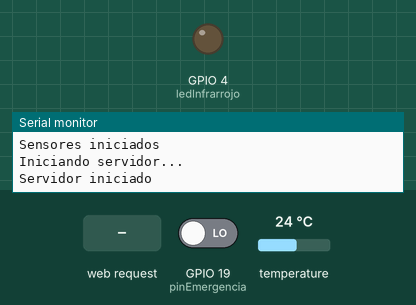
Recording of a sketch running on a simulated ESP32. On the bench: output pins drawn as LEDs (lit = HIGH), the last lines printed to the serial monitor. The test bench sets the inputs (shaded band); at power-on: temperature 24 °C, GPIO 19 (pinEmergencia) LOW.

Above: at 2.0 s.
2.1 s: HTTP request GET /tratamiento1 received
At 2.8 s:
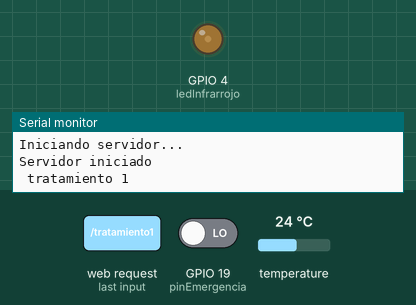
3.8 s: HTTP request GET /tratamiento3 received
At 5.0 s:
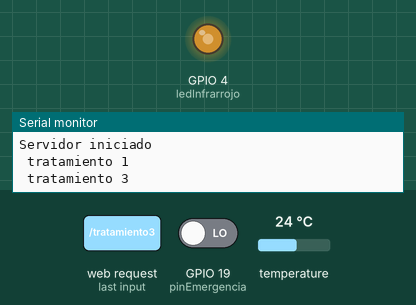
5.4 s: HTTP request GET /tratamiento2 received
At 6.0 s:
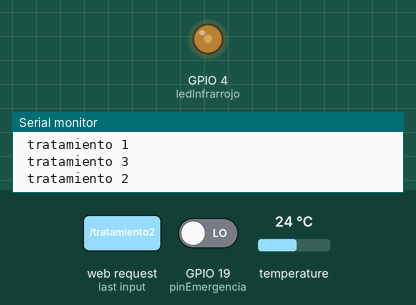
6.9 s: HTTP request GET /tratamiento4 received
At 8.1 s:
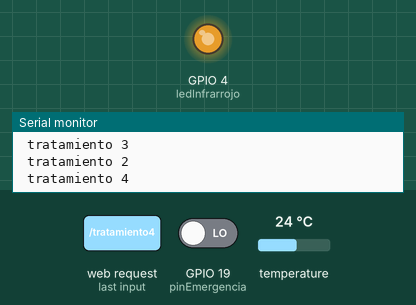
8.4 s: temperature set to 29.7 °C
9.9 s: temperature set to 30.8 °C
At 11.4 s:
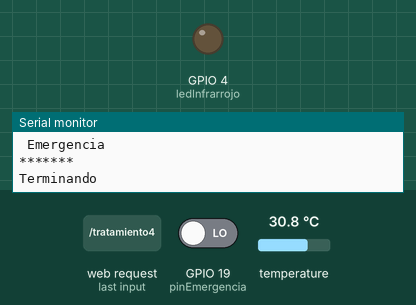
Timing chart, 0 to 12.5 s (numbered marks = the images above; inputs shaded):
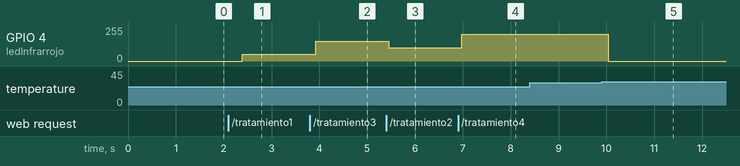

Measured:
- the behaviour switches between 30 and 30.1 °C on temperature (found by bisection; images 4 and 5)
- after the input at 2.1 s, GPIO 4 (ledInfrarrojo): 0/255 → 50/255 after 0.29 s
- after the input at 3.8 s, GPIO 4 (ledInfrarrojo): 50/255 → 150/255 after 0.12 s
- after the input at 5.4 s, GPIO 4 (ledInfrarrojo): 150/255 → 100/255 after 0.05 s
- after the input at 6.9 s, GPIO 4 (ledInfrarrojo): 100/255 → 200/255 after 0.08 s
- after the input at 8.4 s, every drawn part: stays the same
- after the input at 9.9 s, GPIO 4 (ledInfrarrojo): 200/255 → 0/255 after 0.14 s

The sketch:

AP.ino
```cpp
#include <WiFi.h>
#include <WebServer.h>
#include <OneWire.h>
#include <DallasTemperature.h>

#include <HTTPClient.h>
#include <ArduinoJson.h>

#include "index.h"
#include "variables.h"

void setup() {
  Serial.begin(115200);

  iniciarSensores();

  iniciarServidor();
}

void loop() {
  sensors.requestTemperatures();
  temperatura = sensors.getTempCByIndex(0);
  //Serial.println(temperatura);
  if(temperatura > 30 || digitalRead(pinEmergencia) == HIGH){
    //Serial.println("Temperatura alta");
    Serial.println("*******\n Emergencia \n*******");
    terminarTratamiento();
  }

  server.handleClient();
}

void iniciarSensores() {
  Serial.println("\nIniciando sensores...");
  /*
  pinMode(led1, OUTPUT);
  pinMode(led2, OUTPUT);
  pinMode(led3, OUTPUT);
  pinMode(led4, OUTPUT);
  pinMode(led5, OUTPUT);
  */

  pinMode(ledInfrarrojo, OUTPUT);
  pinMode(pinEmergencia, INPUT);
  sensors.requestTemperatures();
  temperatura = sensors.getTempCByIndex(0);

  Serial.println("Sensores iniciados");
}

void iniciarServidor() {
  Serial.println("\nIniciando servidor...");

  WiFi.softAP(ssid, password);
  WiFi.softAPConfig(local_ip, gateway, subnet);
  delay(100);

  server.on("/", handle_OnConnect);
  server.on("/tratamiento1", tratamiento1);
  server.on("/tratamiento2", tratamiento2);
  server.on("/tratamiento3", tratamiento3);
  server.on("/tratamiento4", tratamiento4);
  server.on("/tratamiento5", tratamiento5);
  server.on("/slider", slider);
  server.on("/updateSensors", updateSensors);
  server.on("/terminarTratamiento", terminarTratamiento);
  server.onNotFound(handle_NotFound);

  server.begin();
  Serial.println("Servidor iniciado\n");
}

void handle_OnConnect() {
  Serial.println("\nIniciado\n");
  server.send(200, "text/html", SendHTML());
}

void tratamiento1() {
  tratamiento = "tratamiento1";
  //activeLed = led1;
  Serial.println("\ tratamiento 1\n");
  intensidad = 50;
  //adaptar al tratamiento adecuado
  analogWrite(ledInfrarrojo, intensidad);

  server.send(200, "text/html", SendHTML());
}

void tratamiento2() {
  tratamiento = "tratamiento2";
  //activeLed = led2;
  Serial.println("\ tratamiento 2\n");
  intensidad = 100;
  analogWrite(ledInfrarrojo, intensidad);

  server.send(200, "text/html", SendHTML());
}

void tratamiento3() {
  tratamiento = "tratamiento3";
  //activeLed = led3;

  Serial.println("\ tratamiento 3\n");
  intensidad = 150;
  analogWrite(ledInfrarrojo, intensidad);
  server.send(200, "text/html", SendHTML());
}

void tratamiento4() {
  tratamiento = "tratamiento4";
  //activeLed = led4;

  Serial.println("\ tratamiento 4\n");
  intensidad = 200;
  analogWrite(ledInfrarrojo, intensidad);
  server.send(200, "text/html", SendHTML());
}

void tratamiento5() {
  tratamiento = "tratamiento5";
  //activeLed = led5;

  Serial.println("\ tratamiento 5\n");
  intensidad = 250;
  analogWrite(ledInfrarrojo, intensidad);
  server.send(200, "text/html", SendHTML());
}

void slider() {
  Serial.println("\nSlider\n");

  intensidad = server.arg("intensity").toInt();
  //int duration = server.arg("duration").toInt();
  frecuencia = server.arg("frequency").toInt();

  Serial.println(intensidad);
  //Serial.println(duration);
  Serial.println(frecuencia);

  analogWrite(ledInfrarrojo, intensidad);

  Serial.print("Led: "); Serial.print(ledInfrarrojo);
  Serial.print(", intensidad: "); Serial.println(intensidad);

  server.send(200, "text/html", SendHTML());
}

void terminarTratamiento() {
  Serial.println("\nTerminando\n");

  //activeLed = 0;
  tratamiento = "";
  intensidad = 0;
  analogWrite(ledInfrarrojo, intensidad);

  /*
  analogWrite(led1, 0);
  analogWrite(led2, 0);
  analogWrite(led3, 0);
  analogWrite(led4, 0);
  analogWrite(led5, 0);
  */

  server.send(200, "text/html", SendHTML());
}

void handle_NotFound(){
  server.send(404, "text/plain", "Not found");
}

void updateSensors() {
  Serial.println("\nEnviando datos...");

  String tratamiento = server.arg("tratamiento");
  StaticJsonDocument<200> doc;

  doc["intensidad"] = intensidad; // reemplazar por la lectura del sensor
  doc["frecuencia"] = 117;
  doc["oxigenacion"] = 56.00; //// reemplazar por la lectura del sensor
  doc["pulso"] = 5.72; // reemplazar por la lectura del sensor
  doc["temperatura"] = 26.00; // reemplazar por la lectura del sensor
  doc["tratamiento"] = tratamiento;

  char jsonBuffer[512];
  serializeJson(doc, jsonBuffer);

  // para insertar en la bd ---------------
  if(tratamiento.length() > 0){
    HTTPClient http;
    http.begin(SERVER);
    http.addHeader("Content-Type", "application/json");

    int httpResponseCode = http.POST(jsonBuffer);

    Serial.println(jsonBuffer);

    if(httpResponseCode>0){
      String response = http.getString();
      Serial.println(httpResponseCode);
      Serial.println(response);
    }else{
      Serial.print("Error on sending POST: ");
      Serial.println(httpResponseCode);
    }

    http.end();  //Free resources
    Serial.println();
  }
  // para insertar en la bd ---------------

  server.send(200, "application/json", jsonBuffer);
}
```

variables.h
```cpp
/* Put your SSID & Password */
const char* ssid = "ESP32";  // Enter SSID here
const char* password = "12345678";  //Enter Password here

const char* SERVER = "http://192.168.1.2:3000/"; // cambiar

/* Put IP Address details */
IPAddress local_ip(192,168,1,1);
IPAddress gateway(192,168,1,1);
IPAddress subnet(255,255,255,0);

WebServer server(80);

String tratamiento = "";

// sensore de temperatura
int pinSensorTemperatura = 0;
// sensor de oxigenacion
int pinSensorOxigenacion = 0;
// sensor de ritmo cardiaco
int pinSensorRitmo = 0;
// led infrarrojo
int ledInfrarrojo = 4;
// intensidad
int intensidad = 0;
// frecuencia
float frecuencia = 0;
// boton de emergencia
int pinEmergencia = 19;

int activeLed = 0;

int sensor = 2;
OneWire oneWire(sensor);
DallasTemperature sensors(&oneWire);
float temperatura = 117.0;
```

Source omitted: index.h (18869 bytes)
